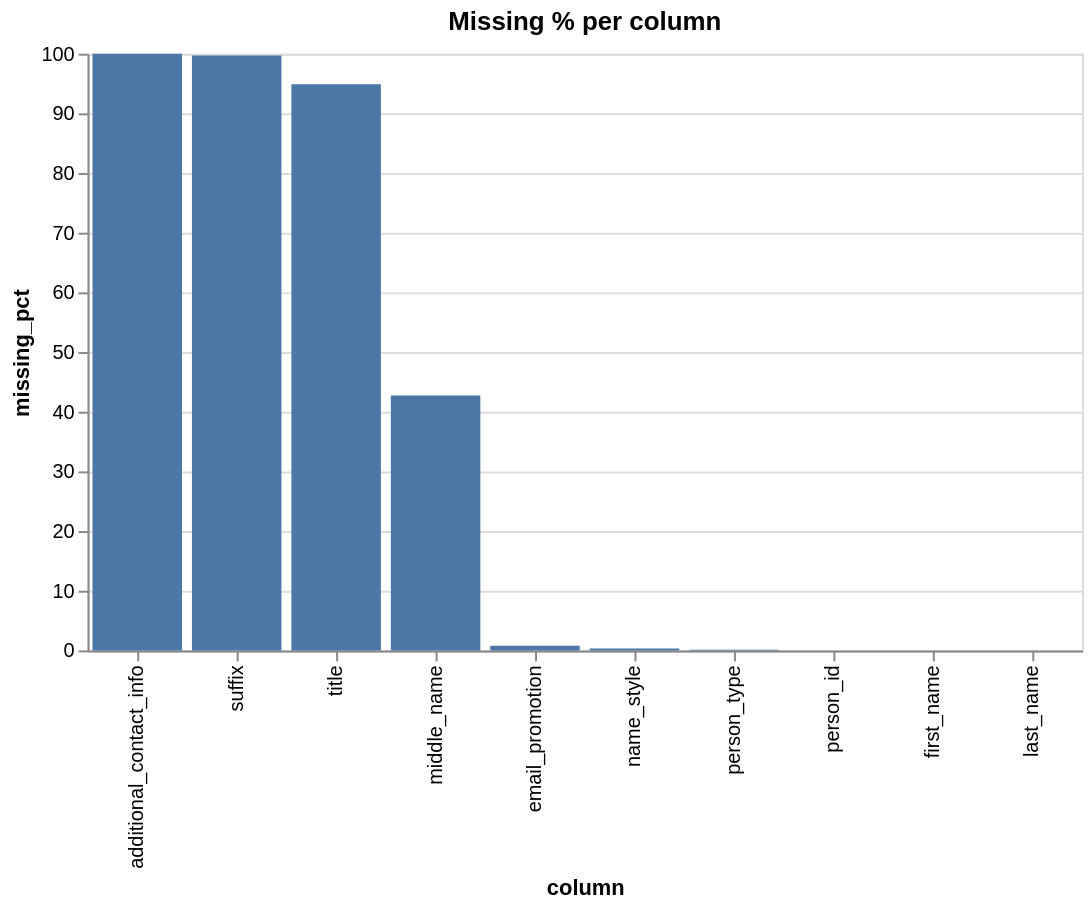

Write notebook code for a chart like this one.
### Code cell
miss = (df.isnull().mean()*100).round(1).reset_index()
miss.columns = ["column", "missing_pct"]
alt.Chart(miss).mark_bar().encode(
    x=alt.X("column:N", sort="-y"),
    y="missing_pct:Q",
    tooltip=["column","missing_pct"]
).properties(width=500, height=300, title="Missing % per column")

### Figure 1 — Vega-Lite specification as saved in the notebook (floating-point values rounded to 4 significant figures)
{"config": {"view": {"continuousWidth": 300, "continuousHeight": 300}}, "data": {"name": "data-4b0084af575cc639d22d66c264a276b1"}, "mark": {"type": "bar"}, "encoding": {"tooltip": [{"field": "column", "type": "nominal"}, {"field": "missing_pct", "type": "quantitative"}], "x": {"field": "column", "sort": "-y", "type": "nominal"}, "y": {"field": "missing_pct", "type": "quantitative"}}, "height": 300, "title": "Missing % per column", "width": 500, "$schema": "https://vega.github.io/schema/vega-lite/v5.20.1.json", "datasets": {"data-4b0084af575cc639d22d66c264a276b1": [{"column": "person_id", "missing_pct": 0.0}, {"column": "name_style", "missing_pct": 0.3}, {"column": "email_promotion", "missing_pct": 0.8}, {"column": "person_type", "missing_pct": 0.1}, {"column": "title", "missing_pct": 94.9}, {"column": "first_name", "missing_pct": 0.0}, {"column": "middle_name", "missing_pct": 42.7}, {"column": "last_name", "missing_pct": 0.0}, {"column": "suffix", "missing_pct": 99.7}, {"column": "additional_contact_info", "missing_pct": 100.0}]}}
